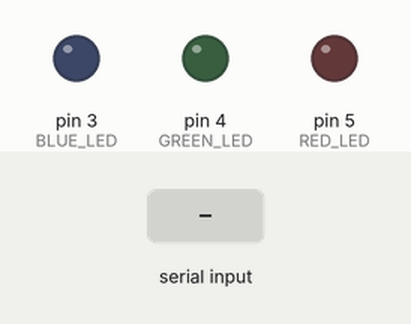
A sketch run on a simulated Arduino Uno, built with avr-gcc and run on an emulated ATmega328P. Parts: output pins drawn as LEDs (lit = HIGH). The test bench sets the inputs (shaded band).

Above: at 1.2 s.
1.3 s: "b" received over Serial
At 1.8 s:
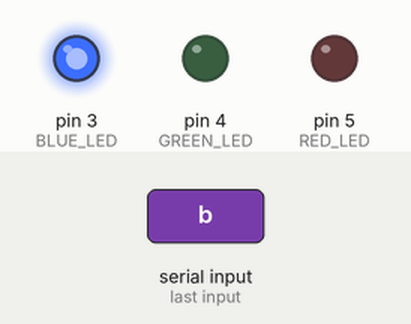
2.8 s: "g" received over Serial
At 3.1 s:
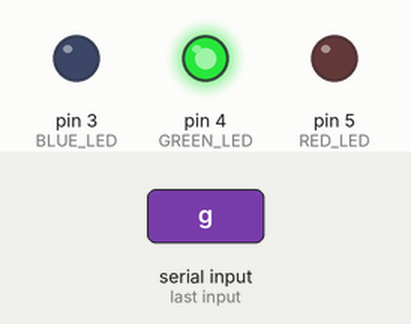
4.3 s: "r" received over Serial
At 5.5 s:
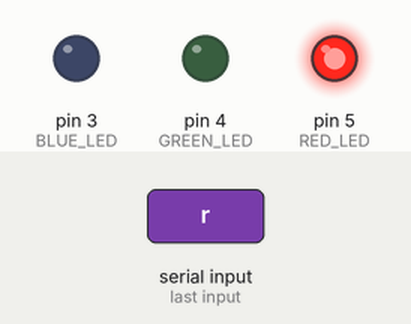
5.8 s: "1" received over Serial
At 6.7 s:
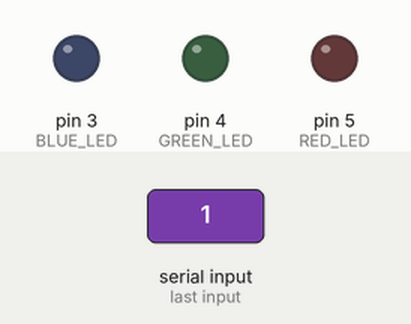
Timing chart, 0 to 8.3 s (numbered marks = the images above; inputs shaded):
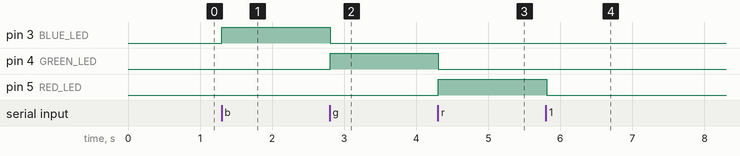

The sketch:

serial-traffic-lights.ino
```cpp
#define BLUE_LED 3
#define GREEN_LED 4
#define RED_LED 5

void setup() {
  Serial.begin(9600);
  pinMode(RED_LED,OUTPUT);
  pinMode(BLUE_LED,OUTPUT);
  pinMode(GREEN_LED,OUTPUT);
  digitalWrite(RED_LED,LOW);
  digitalWrite(BLUE_LED,LOW);
  digitalWrite(GREEN_LED,LOW);
}

void loop() {
  if (Serial.available()) {
    byte b = Serial.read();
    digitalWrite(RED_LED,LOW);
    digitalWrite(BLUE_LED,LOW);
    digitalWrite(GREEN_LED,LOW);
    if (b == 'b') {
      digitalWrite(BLUE_LED,HIGH);
    } else if (b == 'g') {
      digitalWrite(GREEN_LED,HIGH);
    } else if (b == 'r') {
      digitalWrite(RED_LED,HIGH);
    }
  }
  delay(10);
}
```

Measured:
- after the input at 1.3 s, pin 3 (BLUE_LED): LOW → HIGH at once
- after the input at 2.8 s, pin 3 (BLUE_LED): HIGH → LOW at once; pin 4 (GREEN_LED): LOW → HIGH at once
- after the input at 4.3 s, pin 4 (GREEN_LED): HIGH → LOW at once; pin 5 (RED_LED): LOW → HIGH at once
- after the input at 5.8 s, pin 5 (RED_LED): HIGH → LOW at once
